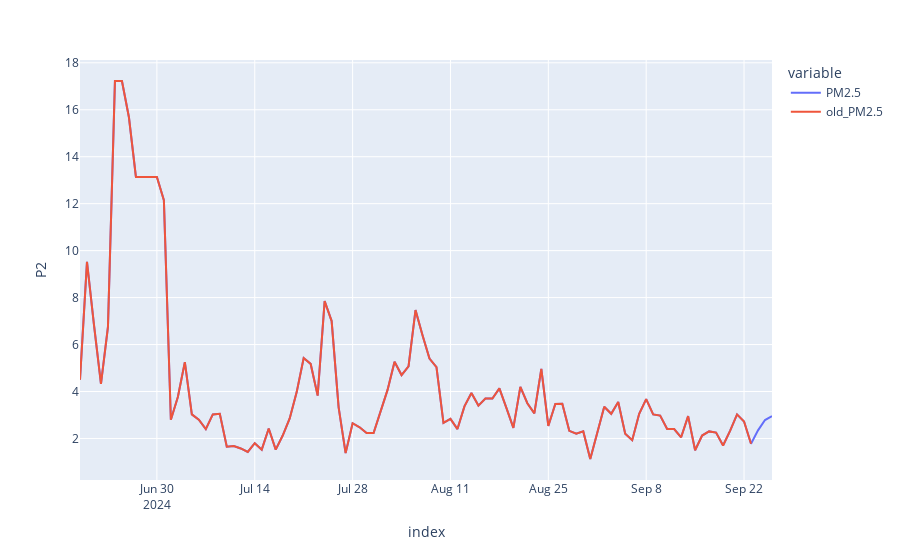

The notebook cell this image was saved under:
### Markdown cell above
### Visualization of Forecasts

### Code cell
fig = px.line(future.tail(100), labels={'value':'P2'})
fig.show()
